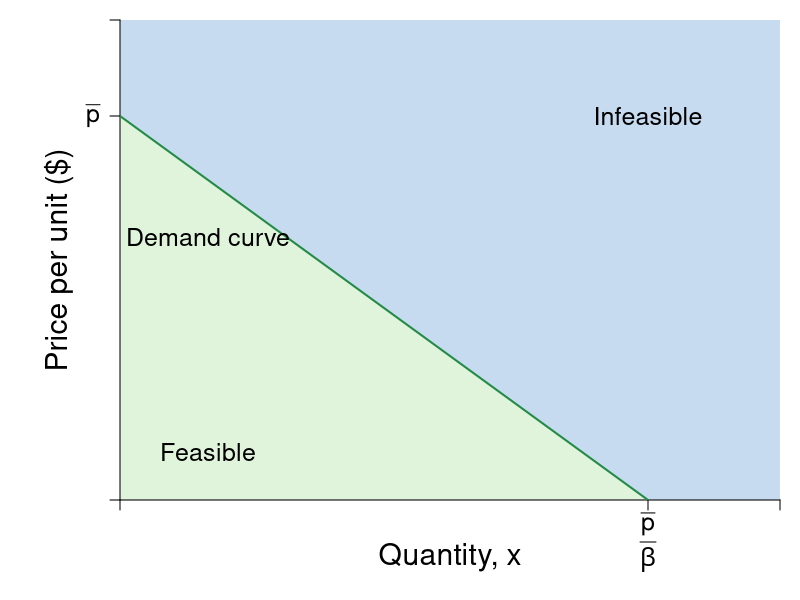

The R source for this figure:
#Graph Designer: Simon Halliday + Scott Cohn
#Authors: Bowles and Halliday
#Title: Coordination, Conflict and Competition: A Text in Microeconomics

require(shape)
pdf(file = "firmmarketsupply/isoprofit_monopoly_feasible.pdf", width = 9, height = 7)

#Set parameters for graphics
axislabelsize <- 1.8
labelsize <- 1.5
namesize <- 1.8
annotatesize <- 1.5
graphlinewidth <- 2
segmentlinewidth <- 1.5

COL <- c("#7fc97f", "#beaed4", "#fdc086", "#ffff99", "#386cb0", "#f0027f", "#bf5b17", "#666666")
COLA <- c("#e0f3db", "#99d8c9","#66c2a4","#41ae76", "#238b45", "#005824")
COLB <- c("#c6dbef", "#4eb3d3", "#2b8cbe", "#0868ac","#084081")

#Edited the margins to cater for the larger LHS labels
par(mar =  c(5, 6, 1, 1))

AvgRevenue <- function(x, rmax = 12, xmax = 12){
  rmax - (rmax/xmax)*x
}

MRevenue <- function(x, rmax = 12, xmax = 12){
  rmax - 2*(rmax/xmax)*x
}

AvgCost <- function(x, c0 = 2, c1 = 4){
  c0/x + c1
}

# From CORE
IsoProf <- function(x, k = 0, c0 = 2, c1 = 4){
  AvgCost(x) + k/x
}

xlims <- c(0, 15)
ylims <- c(0, 15)

npts <- 501 
x <- seq(xlims[1], xlims[2], length.out = npts)
y <- seq(ylims[1], ylims[2], length.out = npts) 
a <- c(13, 16.75, 19.25)

plot(0, 0, xlim = xlims, ylim = ylims, type = "n",
     xlab = expression(paste("")),
     ylab = expression(paste("")), 
     xaxt = "n", 
     yaxt = "n", 
     cex.lab = axislabelsize, 
     bty = "n",
     xaxs = "i", 
     yaxs = "i")


ticksy <- c(0,  12, ylims[2])
ylabels <- c(NA, expression(paste(bar(p))), NA)
ticksx <- c(0, 12, xlims[2])
xlabels <- c(NA,  expression(paste(frac(bar(p),beta))), NA)

#Draw the polygon for feasible
xpoly1 <- c(0, 0, 12, 0)
ypoly1 <- c(0, 12, 0, 0)
polygon(x = xpoly1, y = ypoly1, col = COLA[1], density  =NULL, border = NA)

#Draw the polygon for infeasible
xpoly2 <- c(0, 0, xlims[2], xlims[2], 12, 0)
ypoly2 <- c(12, ylims[2], ylims[2], 0, 0, 12)
polygon(x = xpoly2, y = ypoly2, col = COLB[1], density = NULL, border = NA)


axis(1, at = ticksx, pos = 0, labels = FALSE)
text(x = c(0, 12, xlims[2]), par("usr")[3] - 0.4, labels = xlabels, srt = 0, pos = 1, xpd = TRUE, cex = labelsize)
axis(2, at = ticksy, pos = 0, labels = ylabels, las = 1, cex.axis = labelsize)

npts <- 500 
xx1 <- seq(xlims[1], xlims[2], length.out = npts)
xx2 <- seq(xlims[1], xlims[2] - 2, length.out = npts)
xx3 <- seq(2, 6, length.out = npts)

lines(xx1, AvgRevenue(xx1, rmax = 12, xmax = 12), col = COLA[5], lwd = graphlinewidth)


#Label the axes
text(0.5*(xlims[2]), -1.8, expression(paste("Quantity, ", x)), xpd = TRUE, cex = axislabelsize) 
#text(0.5*(xlims[2]), -1.8, expression(paste("Output, ", x)), xpd = TRUE, cex = axislabelsize) 
text(-1.4, 0.5*ylims[2], expression(paste("Price per unit ($)")), xpd = TRUE, cex = axislabelsize, srt = 90) 

text(2, AvgRevenue(x = 4) + 0.2, expression("Demand curve"), cex = annotatesize)

text(2, 1.5, expression("Feasible"), cex = annotatesize)
text(12, 12, expression("Infeasible"), cex = annotatesize)




dev.off()
